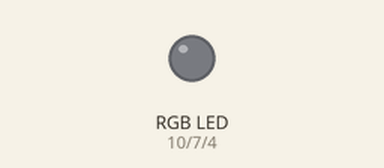
A sketch run on a simulated Arduino Uno, built with avr-gcc and run on an emulated ATmega328P. On the bench: an RGB LED mixed from three pins (HIGH = lit).

Above: at 0.5 s.
At 2.5 s:
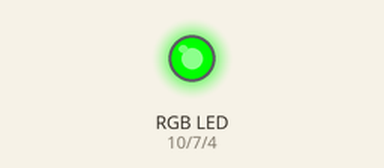
At 3.5 s:
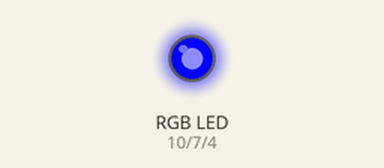
At 4.5 s:
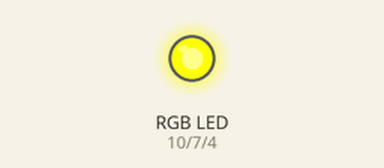
At 6.5 s:
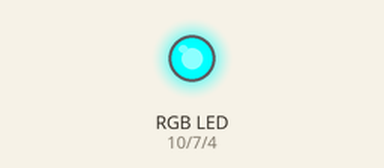
At 9.5 s:
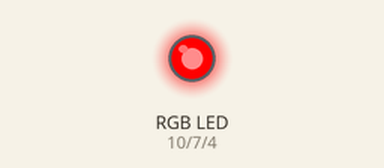
Timing chart, 0 to 10.4 s (numbered marks = the images above):
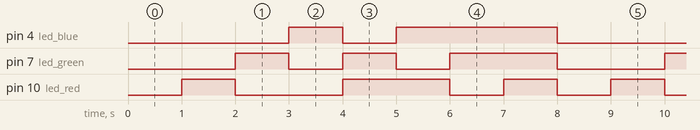

Measured:
- by itself, pin 4 (led_blue): repeats every 8.0 s: LOW 1.0 s, HIGH 3.0 s, LOW 3.0 s, HIGH 1.0 s
- by itself, pin 7 (led_green): repeats every 8.0 s: LOW 1.0 s, HIGH 1.0 s, LOW 1.0 s, HIGH 2.0 s, LOW 2.0 s, HIGH 1.0 s
- by itself, pin 10 (led_red): repeats every 8.0 s: LOW 2.0 s, HIGH 2.0 s, 2 × (LOW 1.0 s, HIGH 1.0 s)

The sketch:

Aula2-1.ino
```cpp
// código para ascender todas as cores com RGB (forma minimizada sem muita repetição de código)

#define led_red 10
#define led_green 7
#define led_blue 4

int comb[][3] = {{0, 0, 0}, {1, 0, 0}, {0, 1, 0}, {0, 0, 1}, {1, 1, 0}, {1, 0, 1}, {0, 1, 1}, {1, 1, 1}}; // matriz para guardar todas as combinações possíveis entre os pinos
int row = sizeof(comb) / sizeof(comb[0]); // sizeof lê o tamanho de alguma coisa (variavel e tipos) em bytes, estou utilizando para descobrir o número de linhas da matriz

void setup() {
  pinMode(led_red, OUTPUT);
  pinMode(led_green, OUTPUT);
  pinMode(led_blue, OUTPUT);

  Serial.begin(9600); // Iniciar comunicação serial, configurando a taxa de transferência de dados (baud rate) em bits por segundo (usado para print, println e etc...)
}

void loop() {
  for (int i = 0; i < row; i++) { // estou percorrendo todas as combinações que estão armazenadas na matriz
    digitalWrite(led_red,   comb[i][0]);
    digitalWrite(led_green, comb[i][1]);
    digitalWrite(led_blue,  comb[i][2]);
    delay(1000);
  }
}
```
